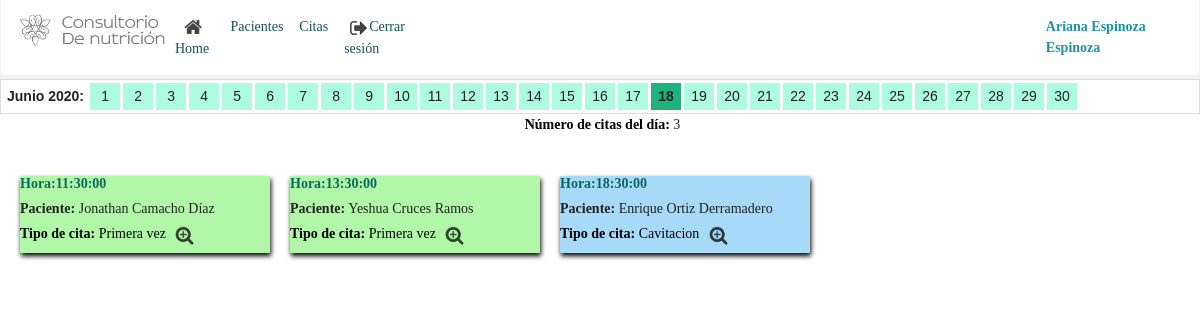
The app's page /empleadas/home.php?E=1 (signed in) with its own data.
### tables this page shows
CREATE TABLE `cita` (
  `id_paciente` int(11) NOT NULL,
  `id_cita` int(11) NOT NULL,
  `fecha` date NOT NULL,
  `hora` time NOT NULL,
  `tipo_cita` int(11) NOT NULL,
  `status_pago` varchar(20) DEFAULT NULL,
  `tipo_pago` varchar(13) DEFAULT NULL,
  `observaciones` varchar(100) DEFAULT NULL,
  `asistencia` char(2) DEFAULT NULL,
  `empleado_agendo` int(11) NOT NULL,
  `empleado_atendio` int(11) DEFAULT NULL
);

CREATE TABLE `tipo_cita` (
  `id_tipo` int(11) NOT NULL,
  `descripcion` varchar(30) DEFAULT NULL,
  `costo` decimal(10,2) DEFAULT NULL
);

### herramientas.php (called while the page is built, shortened)
<?php
class baseDatos
{
	var $cone;
	function inicializa($serv="localhost",$user="root",$puser="",$bd="nutricion"){
		$this->cone=mysqli_connect($serv,$user,$puser,$bd);
	}
	function consulta($query){
		$this->bloque=mysqli_query($this->cone,$query);
		if (strpos(strtoupper($query), "SELECT")!==false) {
			$this->numTuplas=mysqli_num_rows($this->bloque);
		}
		else{
		}
	}
}
?>

### empleadas/class/classHome.php (the view, shortened to what this page needs)
<?php
	class Home extends baseDatos{
			function totalCitas(){
				$cad="select c.id_cita,c.id_paciente, hora, concat(nombre,' ',apellidos) as paciente, tp.descripcion from cita c join paciente p on c.id_paciente=p.id_paciente join tipo_cita tp on c.tipo_cita=tp.id_tipo where fecha=curdate() order by hora ASC";
				$this->consulta($cad);
				$citas=$this->numTuplas;
				$imprime="<div style='text-align:center;'><b style='font-family:Century Gothic; color:black; margin-left:5px;'>Número de citas del día: </b>".$citas."</div><br/><div style=' display: flex;  flex-wrap: wrap;'>";
				$top=20;
				for ($i=0; $i < $this->numTuplas; $i++) {
					$tupla=mysqli_fetch_array($this->bloque);
					$imprime.='<div style="margin-top:'.$top.'px; margin-bottom:20px; margin-left:20px; '.(($tupla[4]=="Control")?"background-color:#9AF3E9;":(($tupla[4]=='Retoma')?'background-color:#F6F8A7;':(($tupla[4]=='Primera vez')?'background-color:#B0F8A7;':(($tupla[4]=='Cavitacion')?'background-color:#A7D9F8;':'')))).' display: block; width:250px; heigth=3000px; box-shadow: 1px 3px 5px #000;
						 border-radius: 1px;">
						<h6 id="cita'.$i.'" style="font-family:Century Gothic; font-weight:bold; color:#0B685E">Hora:'.$tupla[2].'</h6><h6><b>Paciente:</b> '.$tupla[3].'</h6><h6 style="font-family:Century Gothic; color:black"><b>Tipo de cita:</b> '.$tupla[4].'
						<a id="ver" onmouseover="a_onClick" onclick="mostrarDetalles('.$tupla[0].','.$tupla[1].')"><img id="add" src="../imagenes/img_trans.png"/></a>
						</div>
						 ';
				}
				$imprime.="</div>";
			return $imprime;
		}
	}
?>

### empleadas/header.php (style rules this page uses)
body { font-family: Century Gothic; }

### empleadas/home.php (style rules this page uses)
#add { background: url("../imagenes/iconos.png"); background-position: -437px -140px; cursor:pointer; width: 30px; height: 20px; }

### records on screen
cita: hora "11:30:00", tupla "Jonathan Camacho Díaz", tipo_cita.descripcion "Primera vez"
cita: hora "13:30:00", tupla "Yeshua Cruces Ramos", tipo_cita.descripcion "Primera vez"
cita: hora "18:30:00", tupla "Enrique Ortiz Derramadero", tipo_cita.descripcion "Cavitacion"

### other values on screen
$citas "3"
